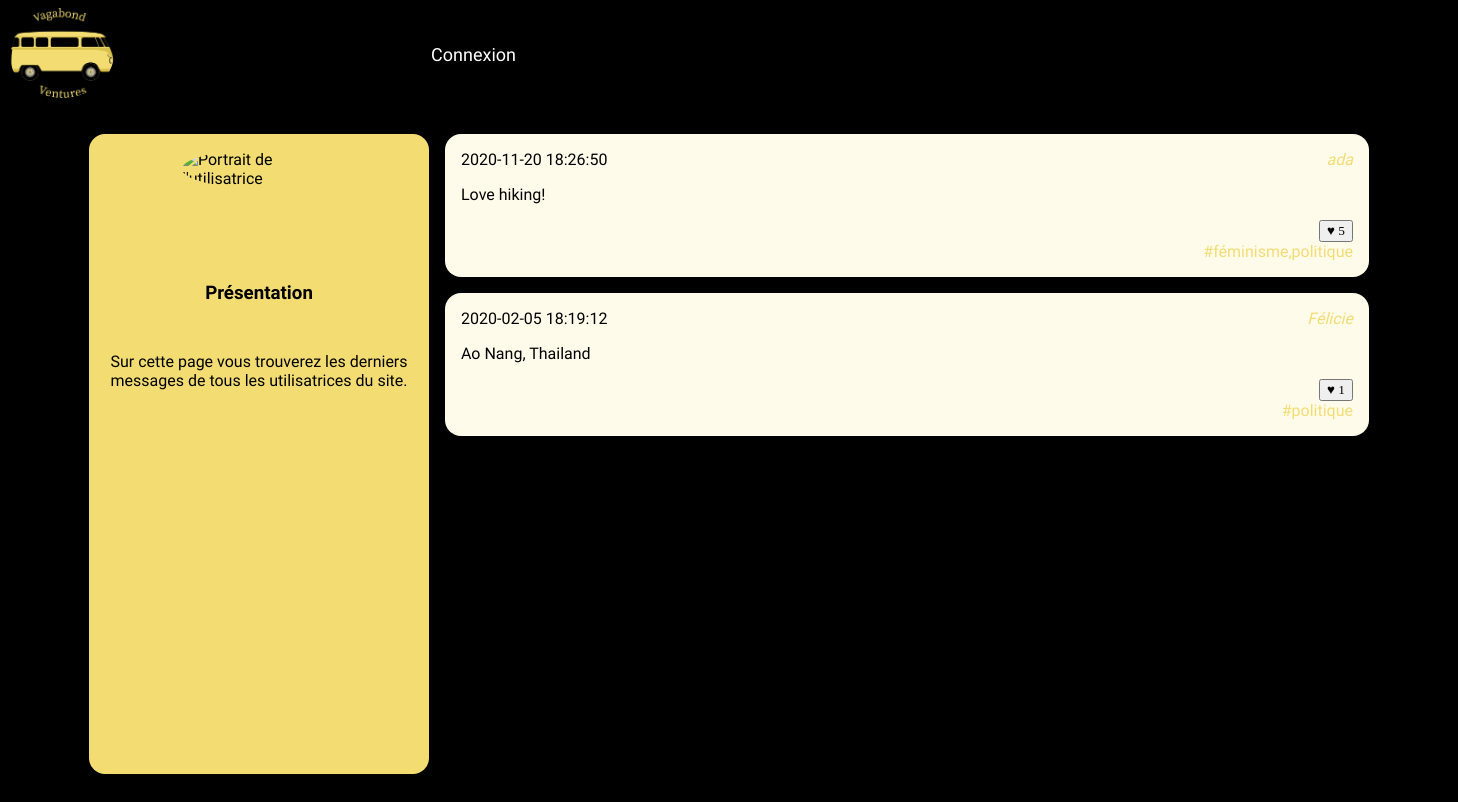
Screenshot of /VagabondVentures/tags.php?tag_id=1 with the database file from the repository.
### tables this page shows
CREATE TABLE `posts` (
  `id` int(10) UNSIGNED NOT NULL,
  `user_id` int(10) UNSIGNED NOT NULL,
  `content` text NOT NULL,
  `created` datetime NOT NULL,
  `parent_id` int(10) UNSIGNED DEFAULT NULL,
  `photo_upload` varchar(255) NOT NULL
);

CREATE TABLE `users` (
  `id` int(10) UNSIGNED NOT NULL,
  `email` varchar(255) NOT NULL,
  `password` varchar(255) NOT NULL,
  `alias` varchar(255) NOT NULL,
  `photo` varchar(255) NOT NULL
);

### VagabondVentures/likesConnection.php (called while the page is built, shortened)
<?php
$session_actuelle = $_SESSION['connected_id'];

### VagabondVentures/tags.php (the view, shortened to what this page needs)
<!doctype html>
<html lang="fr">
<head>
    <link rel="stylesheet" href="style.css" />
</head>
<body>
    <?php include './header.php'; ?>
    <div id="wrapper">
        <?php
        $tagId = intval($_GET['tag_id']);
        ?>
        <?php
        include './config.php';
        ?>
        <aside>
            <section>
                <img src="https://media.giphy.com/media/YkXNjAkG7CfEVx3gcy/giphy.gif" alt="Portrait de l'utilisatrice" id="world" />
                <h3 id="presentation">Présentation</h3>
                <p id="description">Sur cette page vous trouverez les derniers messages de tous les utilisatrices du site.</p>
            </section>
        </aside>
        <main>
            <?php
            include './likesConnection.php';
            $laQuestionEnSql = "
                    SELECT posts.id, posts.user_id, posts.content,
                    posts.created,
                    users.alias as author_name,
                    count( DISTINCT likes.id) as like_number,
                    GROUP_CONCAT(DISTINCT tags.label) AS taglist
                    FROM posts_tags as filter
                    JOIN posts ON posts.id=filter.post_id
                    JOIN users ON users.id=posts.user_id
                    LEFT JOIN posts_tags ON posts.id = posts_tags.post_id
                    LEFT JOIN tags       ON posts_tags.tag_id  = tags.id
                    LEFT JOIN likes      ON likes.post_id  = posts.id
                    WHERE filter.tag_id = '$tagId'
                    GROUP BY posts.id
                    ORDER BY posts.created DESC
                    ";
            $lesInformations = $mysqli->query($laQuestionEnSql);
            while ($post = $lesInformations->fetch_assoc()) {
            ?>
                <article>
                    <h3>
                        <time datetime='2020-02-01 11:12:13'><?php echo $post['created'] ?></time>
                    </h3>
                    <address><a href="wall.php?user_id=<?php echo $post['user_id'] ?>"><?php echo $post['author_name'] ?></a></address>
                    <div>
                        <p><?php echo $post['content'] ?></p>
                    </div>
                    <footer>
                        <?php include './likes.php' ?>
                        <a href="">#<?php echo $post['taglist'] ?></a>
                    </footer>
                </article>
            <?php } ?>
        </main>
    </div>
</body>
</html>

### VagabondVentures/likes.php (shortened to what this page needs)
<?php
$checkLike = "SELECT * FROM likes WHERE user_id= '" . $session_actuelle . "' AND post_id= '" . $post['id'] . "' ";
$ok = $mysqli->query($checkLike);
if ($ok->num_rows == 0) { ?>
    <form action="" method="post">
        <input name="likes" type='submit' value="♥ <?php echo $post['like_number'] ?>">
    </form>
<?php } ?>

### VagabondVentures/style.css (style rules this page uses)
body { background-color: black; font-family: 'Frank Ruhl Libre', serif; }
select, input { font-family: 'Cormorant Garamond', serif; }
a { text-decoration: none; color:black; }
#wrapper { display:flex; width:80em; margin:0 auto 2em auto; }
#wrapper aside { background-color: #f3dd73; flex:1; padding:1em; border-radius: 1em; }
#wrapper aside img { display: block; width:50%; margin:auto; border-radius: 50%; }
#wrapper main { flex:3; padding-left:1em; height: 80vh; }
#wrapper main article { background-color: #FFFBEB; padding:1em; margin-bottom: 1em ; border-radius: 1em; }
#wrapper main article h3 { margin:0; padding:0; font-weight: normal; font-size:1em; }
#wrapper main article time { float:left; }
#wrapper main article address { text-align: right; margin-bottom: 1em; }
#wrapper main article p { margin:0; }
#wrapper main article footer { margin-top: 1em; text-align: right; }
a { color: #f3dd73; }
#presentation { margin-top: 5em; text-align: center; }
#world { margin-top: 3em; }
#description { text-align: center; margin-top: 3em; }

### rows the page displays
posts: created "2020-11-20 18:26:50", user.alias "ada", content "Love hiking!", taglist "féminisme,politique"
posts: created "2020-02-05 18:19:12", user.alias "Félicie", content "Ao Nang, Thailand", taglist "politique"
